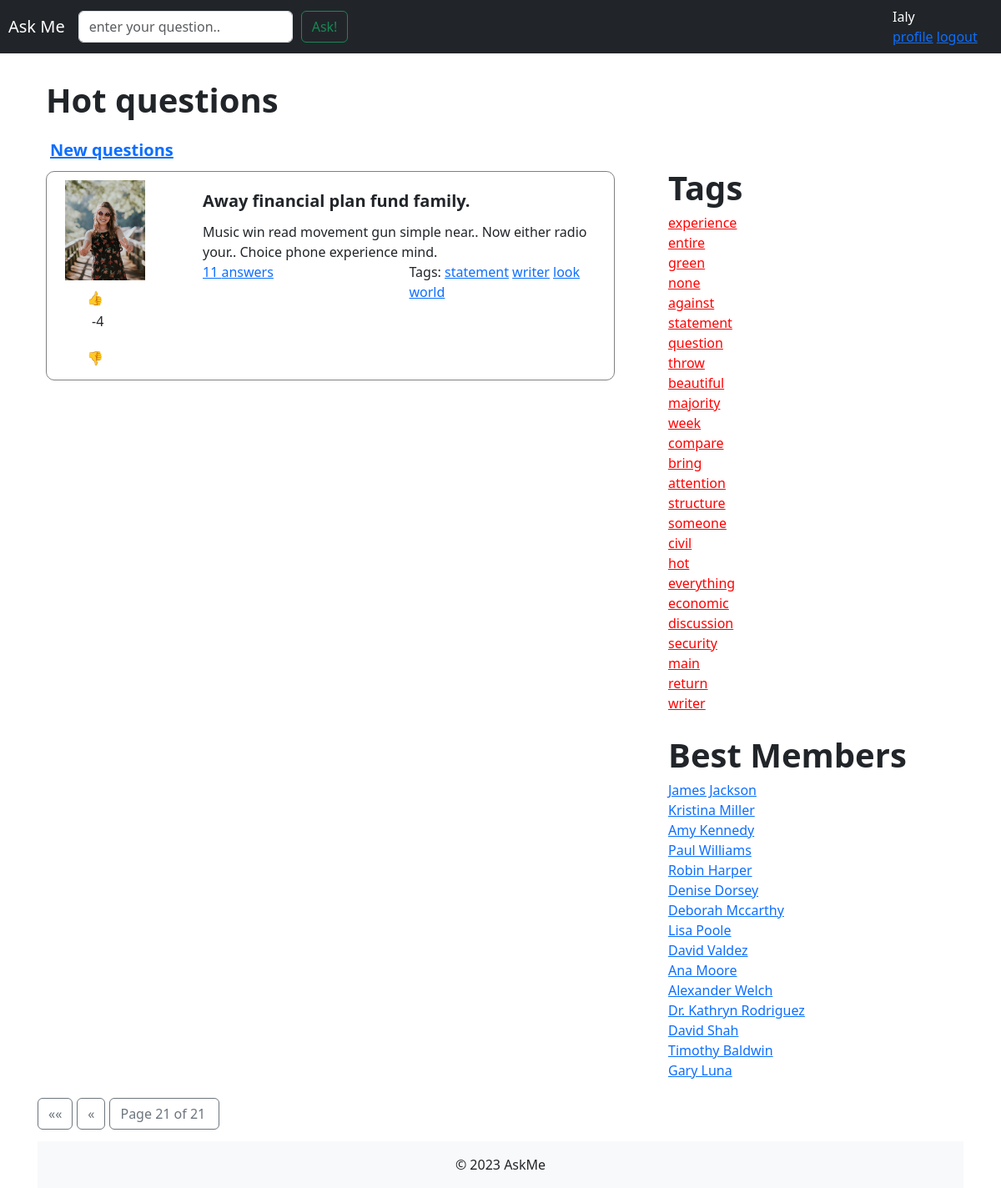
Page /hot/?page=21 (signed in) on the committed database.
### app/models.py (models this page shows, shortened)
class Question(models.Model):
    title = models.CharField(max_length=256, verbose_name='Заголовок')
    text = models.TextField(verbose_name='Текст')
    date_create = models.DateTimeField(auto_now_add=True, verbose_name='Дата и время создания')
    author = models.ForeignKey('Profile', on_delete=models.CASCADE, verbose_name='Автор')
    tags = models.ManyToManyField('Tag', verbose_name='Тэги', blank=True)
    rating = models.IntegerField(default=0, blank=True, verbose_name='Рейтинг')
    marks = GenericRelation(Mark)
    objects = QuestionManager()
    def count_answers(self):
        return Answer.objects.question_answers(self.pk).count()
    class Meta:
        verbose_name = 'Вопрос'
        verbose_name_plural = 'Вопросы'

class Profile(models.Model):
    user = models.OneToOneField(User, on_delete=models.CASCADE)
    user_name = models.CharField(max_length=256, verbose_name='Имя в системе')
    email = models.EmailField(verbose_name='E-mail', default='email@mail.com', blank=True)
    image = models.ImageField(
        upload_to='avatar/%Y/%m/%d/',
        default='no_avatar.jpg',
        blank=True,
        verbose_name='Аватарка'
    )
    objects = ProfileManager()
    def __str__(self):
        return self.user_name
    class Meta:
        verbose_name = 'Профиль'
        verbose_name_plural = 'Профили'

class Tag(models.Model):
    name = models.CharField(max_length=256, unique=True, verbose_name='Название тэга')
    objects = TagManager()
    def __str__(self):
        return self.name
    class Meta:
        verbose_name = 'Тэг'
        verbose_name_plural = 'Тэги'

### app/views.py (the view)
# urls.py: path('hot/', views.hot_questions, name='hot_questions'),
def hot_questions(request):
    hot_questions = Question.objects.best_questions()
    question_pages = paginate(request, hot_questions)
    return render(request, 'hot_questions.html', {
        'page_obj': question_pages,
    })

### app/models.py (called while the page is built)
    def get_best_users(self):
        return self.all()[:15]

    def get_user_vote(self, user, obj_type, obj_id):
        type = ContentType.objects.get(app_label='app', model=obj_type)
        return self.get(user=user).mark_set.filter(object_id=obj_id, content_type=type).first()

    def best_questions(self):
        return self.all().prefetch_related('author').order_by('-rating', '-date_create')

    def question_answers(self, question_id):
        return self.filter(question__id=question_id).order_by('-rating', 'date_create')

    def get_all_tags(self):
        return self.all()

    def get_best_tags(self):
        return self.all()[:25]

### app/templatetags/vote_tags.py (called while the page is built)
@register.simple_tag
def get_vote(user, obj_type, obj_id):
    vote = Profile.objects.get_user_vote(user=user, obj_type=obj_type, obj_id=obj_id)
    if vote is None:
        return 'NONE'
    return vote.mark_type

### app/views.py (called while the page is built)
def paginate(request, object_list, per_page=5):
    paginator = Paginator(object_list, per_page)
    page_number = request.GET.get('page')
    page_obj = paginator.get_page(page_number)
    return page_obj

### askme/context_processors.py (called while the page is built)
def tags(arg):
    tags = Tag.objects.get_best_tags()
    return {'tags': tags}

def best_members(arg):
    best_members = Profile.objects.get_best_users()
    return {'members': best_members}

### templates/hot_questions.html (shortened to what this page needs)
{% extends 'inc/base.html' %}
{% load static %}
{% block header %}
    <span href="" id="new_questions_text">Hot questions</span>
    <a href="{% url 'index' %}" id="hot_questions_text">New questions</a>
{% endblock header %}
{% block content %}
    {% for question in page_obj %}
        {% include 'inc/one_question.html' %}
    {% endfor %}
{% endblock content %}
{% block right %}
    {% include 'inc/tags.html' %}
{% endblock right %}

### templates/inc/navbar.html (shortened to what this page needs)
{% load static %}
<nav class="navbar navbar-expand-md navbar-dark fixed-top bg-dark">
    <a class="navbar-brand" style="margin-left: 10px" href="{% url 'index' %}">Ask Me</a>
    <div class="collapse navbar-collapse" id="navbarCollapse">
        <form class="form-inline mt-2 mt-md-0 d-flex" action="{% url 'ask_question' %}">
            <input class="form-control mr-sm-2" maxlength="50" type="text" placeholder="enter your question.." aria-label="Search">
            <button class="btn btn-outline-success my-2 my-sm-0" style="margin-left: 10px" type="submit">Ask!</button>
        </form>
    </div>
    <div>
        <div class="profile_info">
            <span id="name"> {{ request.user.username }} </span>
            <div class="header_profile_links">
                {% if request.user.is_authenticated %}
                    <a  href="{% url 'profile_edit' %}">profile</a>
                    <a class="" href="{% url 'logout' %}?next={{ request.path }}">logout</a>
                {% else %}
                    <a class="" href="{% url 'login' %}?next={{ request.path }}">login</a>
                    <a class="" href="{% url 'signup' %}">signup</a>
                {% endif %}
            </div>
        </div>
    </div>
</nav>

### templates/inc/one_question.html
{% load static %}
{% load vote_tags %}
<div class="row question-box">
	<div class="col-3 question_box_left">
		<div class="row">
			<img src="{{ question.author.image.url }}" alt="My image" class="question-img">
		</div>
		<div class="row like_widget">
			{% if request.user.is_authenticated %}
				{% get_vote request.user 'question' question.id as vote %}
				<a id="question-upvote-btn-qid-{{ question.id }}" href="#" class="js-vote {% if vote == 'LIKE' %} js-vote-inactive {% endif %}" data-action="like"
				data-oid="{{ question.id }}" data-type="question">
					<button class="fade-button-upvote">
						&#128077
					</button>
				</a>
				<div class="bd-highlight like-status" style="margin-left: 10px;">
					<p id="question-rating-qid-{{ question.id }}">{{ question.rating }}</p>
				</div>
				<a id="question-downvote-btn-qid-{{ question.id }}" href="#" class="js-vote {% if vote == 'DIS' %} js-vote-inactive {% endif %}" data-action="dislike"
				data-oid="{{ question.id }}" data-type="question">
					<button class="fade-button-downvote">
						&#128078
					</button>
				</a>
			{% else %}
				<div class="bd-highlight like-status">
						<p id="question-rating-qid-{{ question.id }}">rating: {{ question.rating }} </p>
				</div>
			{% endif %}
		</div>
	</div>
	<div class="col-9">
		<div class="question_box_right">
			<div class="question-title">{{ question.title }}</div>
			<div class="question-text">{{ question.text }}</div>
			<div class="row">
				<div class="col">
					<a class="ans_tag" href="{% url 'question_answers' question.id  %}">{{ question.count_answers }} answers</a>
				</div>
				<div class="col">
					<span class="ans_tag">Tags:</span>
					{% for tag in question.tags.get_all_tags %}
            			<a class="ans_tag" href="{% url 'tag' tag  %}">{{ tag }}</a>
        			{% endfor %}
				</div>
			</div>
		</div>
	</div>
</div>

### templates/inc/tags.html
<div>
    <div class="row">
        <span class="row tags_header">Tags</span>
    </div>
    <div class="row link_tags">
        {% for tag in tags %}
            <a class="sample_tag lang_tag" href="{% url 'tag' tag  %}">{{ tag }}</a>
        {% endfor %}
    </div>
</div>
<div>
    <div class="row">
        <span class="row tags_header">Best Members</span>
    </div>
    <div class="row link_tags">
        {% for member in members %}
            <a class="sample_tag" href="">{{ member }}</a>
        {% endfor %}
    </div>
</div>

### static/css/sticky-footer.css (style rules this page uses)
html { position: relative; min-height: 100%; }
body { margin-bottom: 60px; }

### static/css/container.css (style rules this page uses)
button.fade-button-upvote { background-color: white; border: none; color: black; padding: 2px 2px; text-align: center; font-size: 16px; margin: 2px 2px; transition: 0.3s; }
button.fade-button-downvote { background-color: white; border: none; color: black; padding: 2px 2px; text-align: center; font-size: 16px; margin: 2px 2px; transition: 0.3s; }
.question-box { border: 1px solid gray; padding: 10px; border-radius: 10px; margin: 10px 10px 20px; }
.like_widget { margin-left: 10px; margin-top: 5px; }
.question-text { margin-top: 10px; }
.question-img { width: 120px; height: 120px; object-fit: cover; }
.question-title { font-size: 20px; font-weight: bold; }
#name { color: white; }
.profile_info { margin-left: 15px; width: 130px; }
#new_questions_text { font-size: 40px; font-weight: bold; margin-right: 15px; }
#hot_questions_text { font-size: 20px; font-weight: bold; margin-left: 15px; margin-top: 15px; }
.tags_header { font-size: 40px; font-weight: bold; margin-left: 0; }
.link_tags { margin-right: 25px; margin-bottom: 20px; }
.sample_tag { margin-right: 5px; }
.lang_tag { color: red; }
.question_box_right { margin-top: 10px; }
#new_questions_text { margin-left: 10px; }

### rows in the picture
Question: author.image (picture), rating "-4", title "Away financial plan fund family.", text "Music win read movement gun simple near.. Now either radio your.. Choice phone experience mind.", count_answers "11"
Tag: name "statement"
Tag: name "writer"
Tag: name "look"
Tag: name "world"
Tag: name "experience"
Tag: name "entire"
Tag: name "green"
Tag: name "none"
Tag: name "against"
Tag: name "question"
Tag: name "throw"
Tag: name "beautiful"
Tag: name "majority"
Tag: name "week"
Tag: name "compare"
Tag: name "bring"
Tag: name "attention"
Tag: name "structure"
Tag: name "someone"
Tag: name "civil"
Tag: name "hot"
Tag: name "everything"
Tag: name "economic"
Tag: name "discussion"
Tag: name "security"
Tag: name "main"
Tag: name "return"
Profile: user_name "James Jackson"
Profile: user_name "Kristina Miller"
Profile: user_name "Amy Kennedy"
Profile: user_name "Paul Williams"
Profile: user_name "Robin Harper"
Profile: user_name "Denise Dorsey"
Profile: user_name "Deborah Mccarthy"
Profile: user_name "Lisa Poole"
Profile: user_name "David Valdez"
Profile: user_name "Ana Moore"
Profile: user_name "Alexander Welch"
Profile: user_name "Dr. Kathryn Rodriguez"
Profile: user_name "David Shah"
Profile: user_name "Timothy Baldwin"
Profile: user_name "Gary Luna"

### other values in the picture
{{ request.user.username }} "Ialy"
{{ page_obj.number }} "21"
{{ page_obj.paginator.num_pages }} "21"
